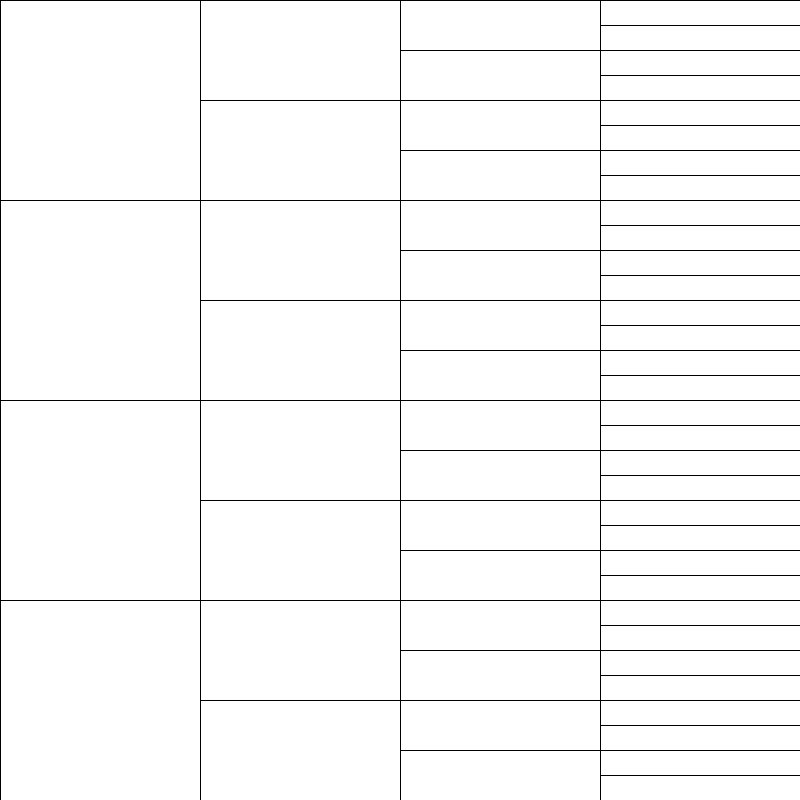
Frame 1 (no input)
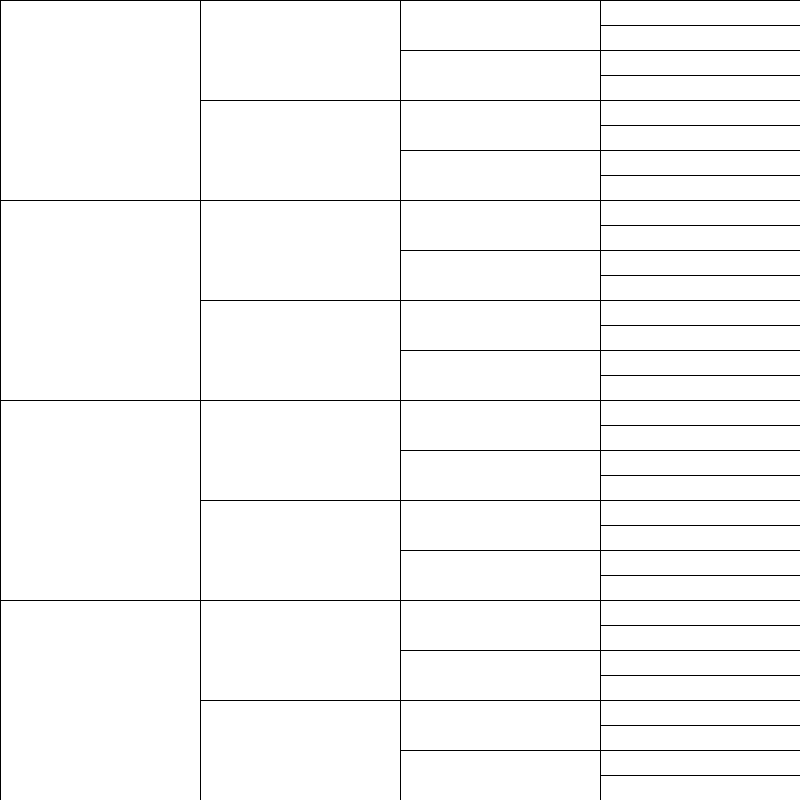
Frame 60 (the mouse pressed at the canvas centre just before this capture)
Frame 120 (the mouse held since frame 60 and released just before this capture): identical to frame 60, image omitted

The Processing sketch that drew these frames (run headless with seeded random() and noise(); from frame 60 on, the mouse is pressed at the canvas centre):

// Processing sketch: processing_10394
// ── processing_10394.pde

void setup ()

{
size (800,800);
background (255);
smooth();
}

void draw ()
{
 
  for (float x=0; x <= height; x= x+height/32.0)
{
line (width/4*3,x,height,x);
}

 for (float x=0; x <= height; x= x+height/16)
{
line (width/4*2,x,height,x);
}

for (float x=0; x <= height; x= x+height/8)
{
line (width/4,x,height,x);
}

for ( float x = 0; x <= width; x = x + width/4 )
{
line( x, 0, x, height );
}

for (float x=0; x <= height; x= x+height/4)
{
line (0,x,height,x);
}

}
